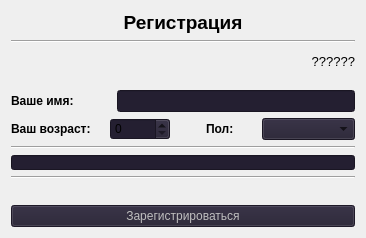
      <widget class="QWidget" name="page_1">
       <layout class="QGridLayout" name="gridLayout_2">
        <item row="1" column="0">
         <widget class="Line" name="line">
          <property name="orientation">
           <enum>Qt::Orientation::Horizontal</enum>
          </property>
         </widget>
        </item>
        <item row="7" column="0">
         <widget class="Line" name="line_2">
          <property name="orientation">
           <enum>Qt::Orientation::Horizontal</enum>
          </property>
         </widget>
        </item>
        <item row="3" column="0">
         <spacer name="verticalSpacer_3">
          <property name="orientation">
           <enum>Qt::Orientation::Vertical</enum>
          </property>
          <property name="sizeType">
           <enum>QSizePolicy::Policy::Maximum</enum>
          </property>
          <property name="sizeHint" stdset="0">
           <size>
            <width>20</width>
            <height>10</height>
           </size>
          </property>
         </spacer>
        </item>
        <item row="2" column="0">
         <layout class="QHBoxLayout" name="horizontalLayout_5">
          <property name="sizeConstraint">
           <enum>QLayout::SizeConstraint::SetMinimumSize</enum>
          </property>
          <item>
           <spacer name="horizontalSpacer_2">
            <property name="orientation">
             <enum>Qt::Orientation::Horizontal</enum>
            </property>
            <property name="sizeType">
             <enum>QSizePolicy::Policy::Maximum</enum>
            </property>
            <property name="sizeHint" stdset="0">
             <size>
              <width>300</width>
              <height>25</height>
             </size>
            </property>
           </spacer>
          </item>
          <item>
           <widget class="QLabel" name="labelHelper">
            <property name="enabled">
             <bool>true</bool>
            </property>
            <property name="sizePolicy">
             <sizepolicy hsizetype="Maximum" vsizetype="Maximum">
              <horstretch>0</horstretch>
              <verstretch>0</verstretch>
             </sizepolicy>
            </property>
            <property name="maximumSize">
             <size>
              <width>16777215</width>
              <height>25</height>
             </size>
            </property>
            <property name="font">
             <font>
              <pointsize>10</pointsize>
             </font>
            </property>
            <property name="text">
             <string>??????</string>
            </property>
            <property name="alignment">
             <set>Qt::AlignmentFlag::AlignRight|Qt::AlignmentFlag::AlignTrailing|Qt::AlignmentFlag::AlignVCenter</set>
            </property>
           </widget>
          </item>
         </layout>
        </item>
        <item row="9" column="0">
         <widget class="Line" name="line_3">
          <property name="orientation">
           <enum>Qt::Orientation::Horizontal</enum>
          </property>
         </widget>
        </item>
        <item row="11" column="0">
         <widget class="QPushButton" name="regButton">
          <property name="enabled">
           <bool>false</bool>
          </property>
          <property name="styleSheet">
           <string notr="true">background-color: rgb(36, 31, 49)</string>
          </property>
          <property name="text">
           <string>Зарегистрироваться</string>
          </property>
         </widget>
        </item>
        <item row="0" column="0">
         <widget class="QLabel" name="label">
          <property name="maximumSize">
           <size>
            <width>16777215</width>
            <height>25</height>
           </size>
          </property>
          <property name="font">
           <font>
            <pointsize>14</pointsize>
            <bold>true</bold>
            <stylestrategy>PreferDefault</stylestrategy>
           </font>
          </property>
          <property name="layoutDirection">
           <enum>Qt::LayoutDirection::LeftToRight</enum>
          </property>
          <property name="text">
           <string>Регистрация</string>
          </property>
          <property name="alignment">
           <set>Qt::AlignmentFlag::AlignCenter</set>
          </property>
          <property name="wordWrap">
           <bool>false</bool>
          </property>
         </widget>
        </item>
        <item row="4" column="0">
         <layout class="QHBoxLayout" name="horizontalLayout_2">
          <item>
           <widget class="QLabel" name="nameLabel">
            <property name="sizePolicy">
             <sizepolicy hsizetype="Maximum" vsizetype="Maximum">
              <horstretch>0</horstretch>
              <verstretch>0</verstretch>
             </sizepolicy>
            </property>
            <property name="maximumSize">
             <size>
              <width>100</width>
              <height>25</height>
             </size>
            </property>
            <property name="font">
             <font>
              <bold>true</bold>
             </font>
            </property>
            <property name="text">
             <string>Ваше имя:</string>
            </property>
           </widget>
          </item>
          <item>
           <widget class="QLineEdit" name="nameLineEdit">
            <property name="sizePolicy">
             <sizepolicy hsizetype="Maximum" vsizetype="Maximum">
              <horstretch>0</horstretch>
              <verstretch>0</verstretch>
             </sizepolicy>
            </property>
            <property name="maximumSize">
             <size>
              <width>500</width>
              <height>25</height>
             </size>
            </property>
            <property name="styleSheet">
             <string notr="true">background-color: rgb(36, 31, 49)</string>
            </property>
           </widget>
          </item>
         </layout>
        </item>
        <item row="8" column="0">
         <widget class="QProgressBar" name="regProgressBar">
          <property name="sizePolicy">
           <sizepolicy hsizetype="Preferred" vsizetype="Maximum">
            <horstretch>0</horstretch>
            <verstretch>0</verstretch>
           </sizepolicy>
          </property>
          <property name="maximumSize">
           <size>
            <width>16777215</width>
            <height>15</height>
           </size>
          </property>
          <property name="styleSheet">
           <string notr="true">background-color: rgb(36, 31, 49)</string>
          </property>
          <property name="maximum">
           <number>3</number>
          </property>
          <property name="value">
           <number>0</number>
          </property>
          <property name="textVisible">
           <bool>false</bool>
          </property>
          <property name="invertedAppearance">
           <bool>false</bool>
          </property>
         </widget>
        </item>
        <item row="6" column="0">
         <layout class="QHBoxLayout" name="horizontalLayout_3">
          <item>
           <widget class="QLabel" name="ageLabel">
            <property name="sizePolicy">
             <sizepolicy hsizetype="Maximum" vsizetype="Maximum">
              <horstretch>0</horstretch>
              <verstretch>0</verstretch>
             </sizepolicy>
            </property>
            <property name="maximumSize">
             <size>
              <width>100</width>
              <height>25</height>
             </size>
            </property>
            <property name="font">
             <font>
              <bold>true</bold>
             </font>
            </property>
            <property name="text">
             <string>Ваш возраст: </string>
            </property>
           </widget>
          </item>
          <item>
           <widget class="QSpinBox" name="ageSpinBox">
            <property name="sizePolicy">
             <sizepolicy hsizetype="Maximum" vsizetype="Maximum">
              <horstretch>0</horstretch>
              <verstretch>0</verstretch>
             </sizepolicy>
            </property>
            <property name="maximumSize">
             <size>
              <width>60</width>
              <height>25</height>
             </size>
            </property>
            <property name="styleSheet">
             <string notr="true">background-color: rgb(36, 31, 49)</string>
            </property>
           </widget>
          </item>
          <item>
           <spacer name="horizontalSpacer">
            <property name="orientation">
             <enum>Qt::Orientation::Horizontal</enum>
            </property>
            <property name="sizeType">
             <enum>QSizePolicy::Policy::Maximum</enum>
            </property>
            <property name="sizeHint" stdset="0">
             <size>
              <width>30</width>
              <height>5</height>
             </size>
            </property>
           </spacer>
          </item>
          <item>
           <widget class="QLabel" name="genderLabel">
            <property name="sizePolicy">
             <sizepolicy hsizetype="Maximum" vsizetype="Maximum">
              <horstretch>0</horstretch>
              <verstretch>0</verstretch>
             </sizepolicy>
            </property>
            <property name="maximumSize">
             <size>
              <width>50</width>
              <height>25</height>
             </size>
            </property>
            <property name="font">
             <font>
              <bold>true</bold>
             </font>
            </property>
            <property name="text">
             <string>Пол: </string>
            </property>
           </widget>
          </item>
          <item>
           <widget class="QComboBox" name="genderComboBox">
            <property name="sizePolicy">
             <sizepolicy hsizetype="Maximum" vsizetype="Maximum">
              <horstretch>0</horstretch>
              <verstretch>0</verstretch>
             </sizepolicy>
            </property>
            <property name="maximumSize">
             <size>
              <width>100</width>
              <height>25</height>
             </size>
            </property>
            <property name="styleSheet">
             <string notr="true">background-color: rgb(36, 31, 49)</string>
            </property>
            <property name="currentIndex">
             <number>-1</number>
            </property>
            <property name="maxVisibleItems">
             <number>4</number>
            </property>
            <property name="maxCount">
             <number>4</number>
            </property>
           </widget>
          </item>
         </layout>
        </item>
        <item row="10" column="0">
         <spacer name="verticalSpacer_2">
          <property name="orientation">
           <enum>Qt::Orientation::Vertical</enum>
          </property>
          <property name="sizeType">
           <enum>QSizePolicy::Policy::Maximum</enum>
          </property>
          <property name="sizeHint" stdset="0">
           <size>
            <width>20</width>
            <height>20</height>
           </size>
          </property>
         </spacer>
        </item>
       </layout>
      </widget>
